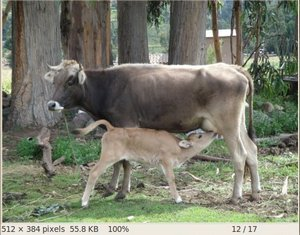
//> input picture ch10_feature_detection/img/cow.jpeg, 300 x 235 px
$ ./test_fft ../../ch10_feature_detection/img/cow.jpeg   (built with g++ and OpenCV 4)
//> lines starting //> are read from the running program, lines starting //| are printed output that depends on the picture
#include "opencv_utils.h"
#include <iostream>
#include <opencv2/core/core.hpp>
#include <opencv2/highgui/highgui.hpp>
#include <opencv2/imgproc/imgproc.hpp>

// compute an fft for an img
// get amplitude
// compute ifft img from fourier img

int main(int argc, char** argv) {
    cv::Mat img = cv::imread(argv[1], cv::IMREAD_GRAYSCALE);
//> img: 235 rows x 300 cols, CV_8UC1; min 6, max 255, mean 121.6
    // img.convertTo(img, CV_64FC1);
    int rows_dft = cv::getOptimalDFTSize(img.rows);
//> rows_dft = 240
    int cols_dft = cv::getOptimalDFTSize(img.cols);
//> cols_dft = 300
    cv::Mat padded;  // expand input image to optimal size
    cv::copyMakeBorder(img, padded, 0, rows_dft - img.rows, 0, cols_dft - img.cols, cv::BORDER_CONSTANT,
                       cv::Scalar::all(0));
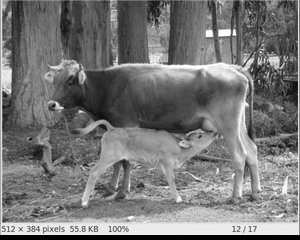
//> padded: 240 rows x 300 cols, CV_8UC1; min 0, max 255, mean 119
    cv::Mat planes[] = {cv::Mat_<float>(padded), cv::Mat::zeros(padded.size(), CV_32FC1)};
//> planes[1]: 240 rows x 300 cols, CV_32FC1; every value is 0
    cv::Mat complexI;
    cv::merge(planes, 2, complexI);  // Add to the expanded another plane with zerosS
    cv::dft(complexI, complexI);     // this way the result may fit in the source matrix

    // compute the magnitude and switch to logarithmic scale
    // => log(1 + sqrt(Re(DFT(I))^2 + Im(DFT(I))^2))
    cv::split(complexI, planes);                     // planes[0] = Re(DFT(I), planes[1] = Im(DFT(I))
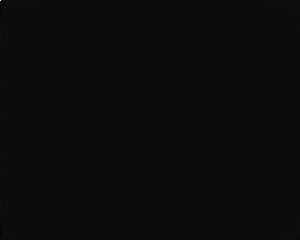
//> planes[0]: 240 rows x 300 cols, CV_32FC1; min -485192.3, max 8569555, mean 167; drawn with min black and max white
    cv::magnitude(planes[0], planes[1], planes[0]);  // planes[0] = magnitude
    cv::Mat magI = planes[0];
    magI += cv::Scalar::all(1);  // switch to logarithmic scale
    log(magI, magI);
    // crop the spectrum, if it has an odd number of rows or columns
    magI = magI(cv::Rect(0, 0, magI.cols & -2, magI.rows & -2));
    // rearrange the quadrants of Fourier image  so that the origin is at the image center
    // Shift the origin center of Fourier img
    int cx = magI.cols / 2;
//> cx = 150
    int cy = magI.rows / 2;
//> cy = 120
    cv::Mat q0(magI, cv::Rect(0, 0, cx, cy));    // Top-Left - Create a ROI per quadrant
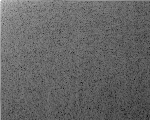
//> q0: 120 rows x 150 cols, CV_32FC1; min 2.59, max 15.96, mean 7.92; drawn with min black and max white
    cv::Mat q2(magI, cv::Rect(0, cy, cx, cy));   // Bottom-Left
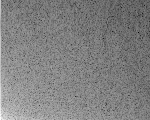
//> q2: 120 rows x 150 cols, CV_32FC1; min 2.04, max 13.61, mean 7.89; drawn with min black and max white
    cv::Mat q1(magI, cv::Rect(cx, 0, cx, cy));   // Top-Right
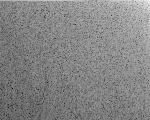
//> q1: 120 rows x 150 cols, CV_32FC1; min 2.04, max 13.23, mean 7.89; drawn with min black and max white
    cv::Mat q3(magI, cv::Rect(cx, cy, cx, cy));  // Bottom-Right
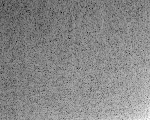
//> q3: 120 rows x 150 cols, CV_32FC1; min 2.59, max 12.49, mean 7.86; drawn with min black and max white
    cv::Mat tmp;                                 // swap quadrants (Top-Left with Bottom-Right)
    q0.copyTo(tmp);
    q3.copyTo(q0);
    tmp.copyTo(q3);
    q1.copyTo(tmp);  // swap quadrant (Top-Right with Bottom-Left)
    q2.copyTo(q1);
    tmp.copyTo(q2);
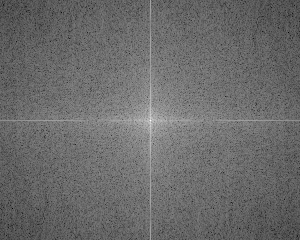
//> magI: 240 rows x 300 cols, CV_32FC1; min 2.04, max 15.96, mean 7.89; drawn with min black and max white
    cv::normalize(magI, magI, 0, 1, cv::NORM_MINMAX);  // Transform the matrix with float values into a
                                                       // viewable image form (float between values 0 and 1).
    cv::imshow("Input Image", img);                    // Show the result
    cv::imshow("spectrum magnitude", magI);
    cv::waitKey(0);

    // calculating the idft
    cv::Mat inverseTransform;
    cv::dft(complexI, inverseTransform, cv::DFT_INVERSE | cv::DFT_REAL_OUTPUT);
    cv::normalize(inverseTransform, inverseTransform, 0, 1, CV_MINMAX);
    cv::imshow("Reconstructed", inverseTransform);
    cv::waitKey();
    return 0;
}

$ run again, on ch10_feature_detection/img/road.jpeg
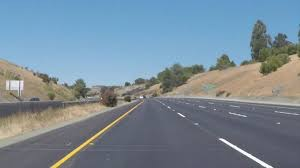
//> input picture ch10_feature_detection/img/road.jpeg, 300 x 168 px
//> `cv::Mat q3(magI, cv::Rect(cx, cy, cx, cy));`:
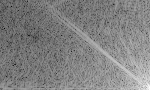
//> q3: 90 rows x 150 cols, CV_32FC1; min 1.36, max 12.29, mean 6.92; drawn with min black and max white
//> `tmp.copyTo(q2);`:
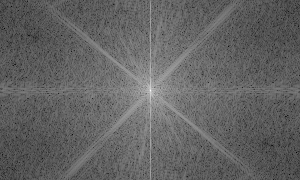
//> magI: 180 rows x 300 cols, CV_32FC1; min 1.36, max 15.73, mean 6.97; drawn with min black and max white
